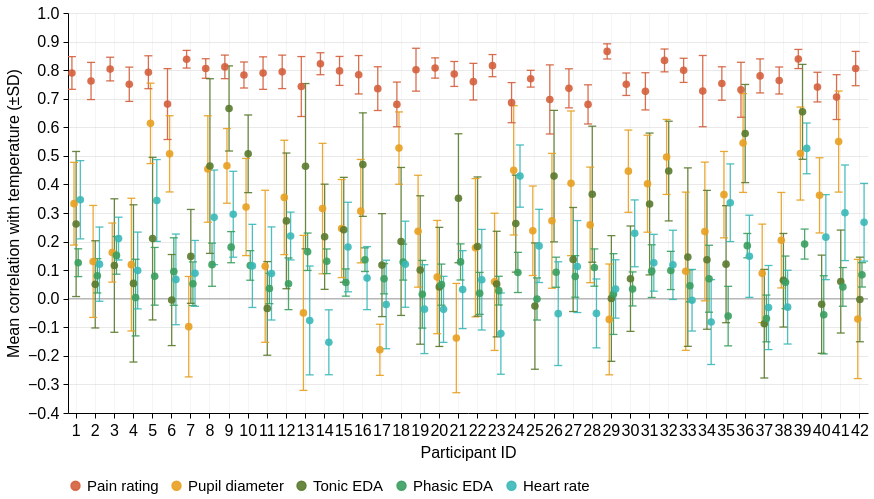

Notebook code cell kept with this figure:
### Code cell
style_figure(physiological_chart)

### Figure 1 — Vega-Lite specification as saved in the notebook (floating-point values rounded to 4 significant figures; data arrays with more than 128 entries replaced by an {"elided": "..."} marker saying what was removed)
{"config": {"view": {"continuousWidth": 300, "continuousHeight": 300, "stroke": null}, "axis": {"domainColor": "black", "domainWidth": 1, "grid": false, "labelColor": "black", "labelFont": "Arial", "labelFontSize": 16, "labelPadding": 4, "tickColor": "black", "tickSize": 5, "titleColor": "black", "titleFont": "Arial", "titleFontSize": 16, "titleFontWeight": "normal", "titlePadding": 6}, "background": "white", "font": "Arial", "header": {"labelFont": "Arial", "labelFontSize": 18, "labelFontWeight": "bold", "titleFont": "Arial", "titleFontSize": 18}, "legend": {"labelFont": "Arial", "labelFontSize": 15, "titleFont": "Arial", "titleFontSize": 15, "titleFontWeight": "normal"}, "title": {"anchor": "middle", "color": "black", "font": "Arial", "fontSize": 18, "fontWeight": "bold", "offset": 8}}, "layer": [{"data": {"values": [{"zero": 0}]}, "mark": {"type": "rule", "color": "black", "opacity": 0.35, "strokeWidth": 1}, "encoding": {"y": {"field": "zero", "scale": {"domain": [-0.4, 1.0], "nice": false}, "type": "quantitative"}}}, {"data": {"values": {"elided": "210 records"}}, "mark": {"type": "rule", "opacity": 0.9, "strokeWidth": 1.3}, "encoding": {"color": {"field": "target_label", "legend": {"columns": 5, "direction": "horizontal", "orient": "bottom", "symbolSize": 80, "symbolType": "circle", "title": null}, "scale": {"domain": ["Pain rating", "Pupil diameter", "Tonic EDA", "Phasic EDA", "Heart rate"], "range": ["#d45f3c", "#e8a020", "#5a7a2e", "#3a9e5f", "#3ab8b8"]}, "sort": ["Pain rating", "Pupil diameter", "Tonic EDA", "Phasic EDA", "Heart rate"], "type": "nominal"}, "x": {"axis": {"grid": true, "gridColor": "#d9d9d9", "gridOpacity": 0.35, "gridWidth": 0.8, "labelAngle": 0, "labelOverlap": false}, "field": "participant", "scale": {"paddingInner": 0.45, "paddingOuter": 0.15}, "sort": ["1", "2", "3", "4", "5", "6", "7", "8", "9", "10", "11", "12", "13", "14", "15", "16", "17", "18", "19", "20", "21", "22", "23", "24", "25", "26", "27", "28", "29", "30", "31", "32", "33", "34", "35", "36", "37", "38", "39", "40", "41", "42"], "title": "Participant ID", "type": "nominal"}, "xOffset": {"field": "target_label", "scale": {"domain": ["Pain rating", "Pupil diameter", "Tonic EDA", "Phasic EDA", "Heart rate"]}, "sort": ["Pain rating", "Pupil diameter", "Tonic EDA", "Phasic EDA", "Heart rate"], "type": "nominal"}, "y": {"axis": {"grid": true, "gridColor": "#dedede", "gridOpacity": 0.65}, "field": "lower", "scale": {"domain": [-0.4, 1.0], "nice": false}, "title": "Mean correlation with temperature (±SD)", "type": "quantitative"}, "y2": {"field": "upper"}}}, {"data": {"values": {"elided": "420 records"}}, "mark": {"type": "tick", "opacity": 0.9, "orient": "horizontal", "size": 8, "thickness": 1.3}, "encoding": {"color": {"field": "target_label", "legend": {"columns": 5, "direction": "horizontal", "orient": "bottom", "symbolSize": 80, "symbolType": "circle", "title": null}, "scale": {"domain": ["Pain rating", "Pupil diameter", "Tonic EDA", "Phasic EDA", "Heart rate"], "range": ["#d45f3c", "#e8a020", "#5a7a2e", "#3a9e5f", "#3ab8b8"]}, "sort": ["Pain rating", "Pupil diameter", "Tonic EDA", "Phasic EDA", "Heart rate"], "type": "nominal"}, "x": {"axis": {"grid": true, "gridColor": "#d9d9d9", "gridOpacity": 0.35, "gridWidth": 0.8, "labelAngle": 0, "labelOverlap": false}, "field": "participant", "scale": {"paddingInner": 0.45, "paddingOuter": 0.15}, "sort": ["1", "2", "3", "4", "5", "6", "7", "8", "9", "10", "11", "12", "13", "14", "15", "16", "17", "18", "19", "20", "21", "22", "23", "24", "25", "26", "27", "28", "29", "30", "31", "32", "33", "34", "35", "36", "37", "38", "39", "40", "41", "42"], "title": "Participant ID", "type": "nominal"}, "xOffset": {"field": "target_label", "scale": {"domain": ["Pain rating", "Pupil diameter", "Tonic EDA", "Phasic EDA", "Heart rate"]}, "sort": ["Pain rating", "Pupil diameter", "Tonic EDA", "Phasic EDA", "Heart rate"], "type": "nominal"}, "y": {"field": "endpoint", "scale": {"domain": [-0.4, 1.0], "nice": false}, "type": "quantitative"}}}, {"data": {"values": {"elided": "210 records"}}, "mark": {"type": "circle", "opacity": 0.9, "size": 58}, "encoding": {"color": {"field": "target_label", "legend": {"columns": 5, "direction": "horizontal", "orient": "bottom", "symbolSize": 80, "symbolType": "circle", "title": null}, "scale": {"domain": ["Pain rating", "Pupil diameter", "Tonic EDA", "Phasic EDA", "Heart rate"], "range": ["#d45f3c", "#e8a020", "#5a7a2e", "#3a9e5f", "#3ab8b8"]}, "sort": ["Pain rating", "Pupil diameter", "Tonic EDA", "Phasic EDA", "Heart rate"], "type": "nominal"}, "tooltip": [{"field": "participant", "title": "Participant ID", "type": "nominal"}, {"field": "target_label", "title": "Signal", "type": "nominal"}, {"field": "mean", "format": ".3f", "title": "Mean correlation", "type": "quantitative"}, {"field": "standard_deviation", "format": ".3f", "title": "Standard deviation", "type": "quantitative"}], "x": {"axis": {"grid": true, "gridColor": "#d9d9d9", "gridOpacity": 0.35, "gridWidth": 0.8, "labelAngle": 0, "labelOverlap": false}, "field": "participant", "scale": {"paddingInner": 0.45, "paddingOuter": 0.15}, "sort": ["1", "2", "3", "4", "5", "6", "7", "8", "9", "10", "11", "12", "13", "14", "15", "16", "17", "18", "19", "20", "21", "22", "23", "24", "25", "26", "27", "28", "29", "30", "31", "32", "33", "34", "35", "36", "37", "38", "39", "40", "41", "42"], "title": "Participant ID", "type": "nominal"}, "xOffset": {"field": "target_label", "scale": {"domain": ["Pain rating", "Pupil diameter", "Tonic EDA", "Phasic EDA", "Heart rate"]}, "sort": ["Pain rating", "Pupil diameter", "Tonic EDA", "Phasic EDA", "Heart rate"], "type": "nominal"}, "y": {"field": "mean", "scale": {"domain": [-0.4, 1.0], "nice": false}, "type": "quantitative"}}}], "height": 400, "width": 800, "$schema": "https://vega.github.io/schema/vega-lite/v6.4.1.json"}
